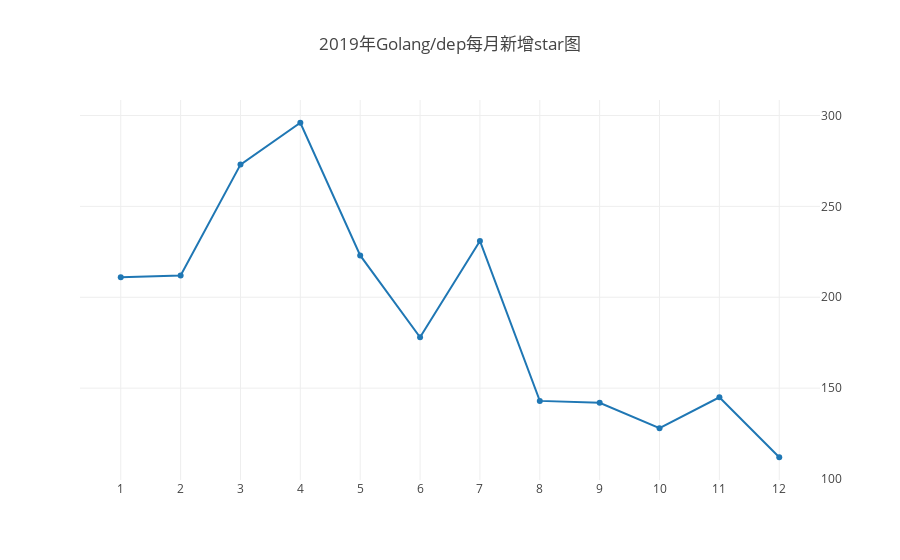

Source (notebook cell):
### Code cell
Promise.all(
    months.map(
        x => {
            var q = `SELECT COUNT() AS fork_count 
            FROM github_log.year2019 
            WHERE repo_id=70202506 and type='WatchEvent' and toMonth(created_date)=${x}`;
            return openDigger.driver.clickhouse.query(q);
        }
    )
).then(data => {
    var forkCount = [];
    data.forEach(d => {
        forkCount.push(d[0].fork_count);
    });
    openDigger.render.plotly([
        {x: times, y: forkCount, mode: 'scatter', name: 'fork事件数量'},
    ], {
        title: '2019年Golang/dep每月新增star图',
        yaxis: { overlaying: 'y', side: 'right', anchor: 'x' },
        xaxis: {type: 'category'}
    });
    console.table(data.map((d, i) => {
        return {
            '月份': i + 1,
            'star数': d[0].fork_count,
        };
    }));  
});

### Figure 1 — Plotly figure (JSON) as saved in the notebook; plotly's stock layout.template omitted (floating-point values rounded to 4 significant figures)
{"data": [{"mode": "scatter", "name": "fork事件数量", "x": [1, 2, 3, 4, 5, 6, 7, 8, 9, 10, 11, 12, 1, 2, 3, 4, 5, 6, 7, 8, 9, 10, 11, 12, 1, 2, 3, 4, 5, 6, 7, 8, 9, 10, 11, 12, 1, 2, 3, 4, 5, 6, 7, 8, 9, 10, 11, 12, 1, 2, 3, 4, 5, 6, 7, 8, 9, 10, 11, 12], "y": ["211", "212", "273", "296", "223", "178", "231", "143", "142", "128", "145", "112"]}], "layout": {"autosize": true, "title": {"text": "2019年Golang/dep每月新增star图"}, "xaxis": {"autorange": true, "range": [-0.6715, 11.67], "type": "category"}, "yaxis": {"anchor": "x", "autorange": true, "overlaying": "y", "range": [96.82, 311.2], "side": "right", "type": "linear"}}}
